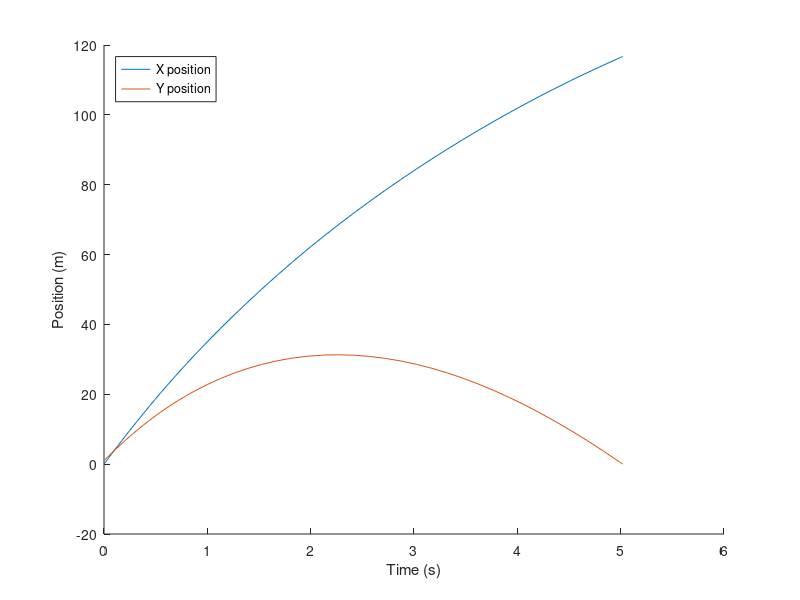

Write the MATLAB code that produced this figure.
% Computes the baseball traveling, based on a more realistic drag model.
% Precondition: n/a.
% Postcondition: The results have been plotted.

function res = ex12_2()
    % close all open figures
    close all;

    % set the parameters
    P = [0; 1];     % initial position in m
    V = [40; 30];   % initial velocity in m/s
    W = [P; V];     % initial conditions
    tspan = [0 6];

    % solve ODE
    options = odeset('Events', @event_func);
    [T, M] = ode45(@rate_func, tspan, W, options);
    
    % unpack the derivatives
    P = M(:, 1:2);
    V = M(:, 3:4);
    X = P(:, 1);
    Y = P(:, 2);

    % plot the results
    hold on;
    plot(T, X);
    plot(T, Y);
    hold off;
    xlabel('Time (s)');
    ylabel('Position (m)');
    legend('X position', 'Y position', 'Location', 'northwest');

    % display the final values
    X(end)
    Y(end)
    V(end, :)
end

function res = rate_func(t, W)
    % unpack position and velocity
    P = W(1:2);
    V = W(3:4);

    % compute the derivatives
    dPdt = V;
    dVdt = acceleration(V);

    % pack the derivatives into a column vector
    res = [dPdt; dVdt];
end

function res = acceleration(V)
    m = 0.145;              % mass in kg
    g = 9.8;                % gravitational acceleration in m / s^2
    a_g = [0; -g];

    a_d = drag_force(V) / m;

    res = a_g + a_d;
end

function res = drag_force(V)
    rho = 1.3;              % air density in kg / m^3
    v = norm(V);            % magnitude of velocity in m/s
    c_d = drag_coeff(V);    % drag coefficient; dimensionless
    a = 0.0042;             % cross-sectional area in m^2

    res = -1/2 * rho * v * c_d * a * V;
end

function [value, isterminal, direction] = event_func(t, W)
    value = W(2);
    isterminal = 1;
    direction = -1;
end

function res = drag_coeff(V)
    if V <= 26          % velocity in m/s
        res = 0.5;
    elseif V <= 36
        res = 0.4;
    else
        res = 0.3;
    end
end